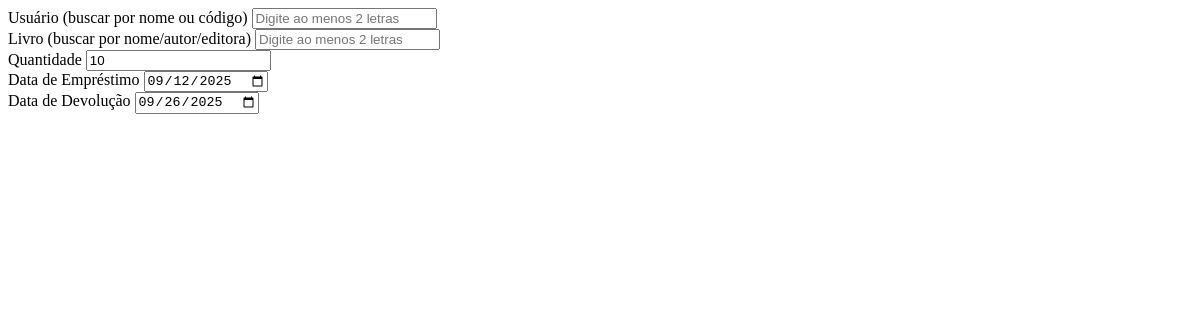
/emprestimos/form/1 (signed in), run on an earlier commit of the app's database.
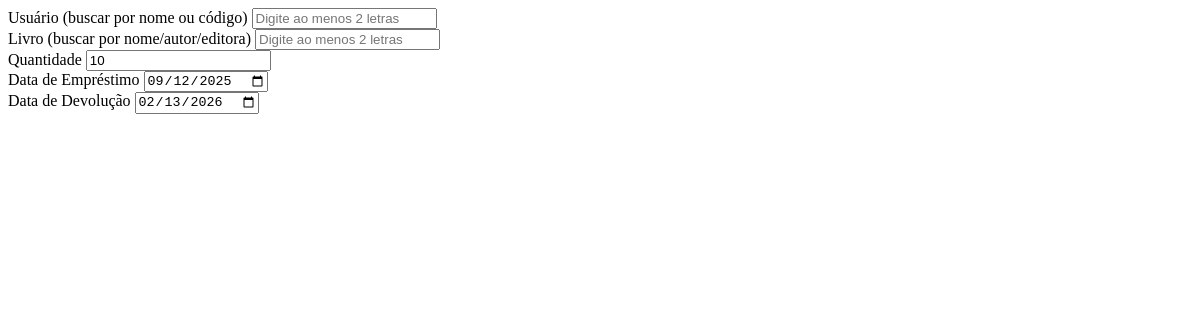
And on a later commit of the database.
### app/models.py (models this page shows, shortened)
class Loan(db.Model):
    __tablename__ = 'loans'
    loanId = db.Column(db.Integer, primary_key=True, autoincrement=True)
    amount = db.Column(db.Integer, nullable=False)
    loanDate = db.Column(db.Date, nullable=False)
    returnDate = db.Column(db.Date, nullable=False)
    userId = db.Column(db.Integer, db.ForeignKey('users.userId'), nullable=False) # Alterado para userId
    bookId = db.Column(db.Integer, db.ForeignKey('books.bookId'), nullable=False)
    creationDate = db.Column(db.Date, nullable=False, default=date.today)
    lastUpdate = db.Column(db.Date, nullable=False, default=date.today)
    createdBy = db.Column(db.Integer, db.ForeignKey('users.userId'), nullable=False)
    updatedBy = db.Column(db.Integer, db.ForeignKey('users.userId'), nullable=False)
    status = db.Column(Enum(StatusLoan), nullable=False)
    user = db.relationship('User', foreign_keys=[userId], backref=db.backref('loans', lazy='dynamic'))
    created_user = db.relationship('User', foreign_keys=[createdBy], backref=db.backref('loans_created', lazy='dynamic'))
    updated_user = db.relationship('User', foreign_keys=[updatedBy], backref=db.backref('loans_updated', lazy='dynamic'))
    book = db.relationship('Book', foreign_keys=[bookId], backref=db.backref('loans', lazy='dynamic'))

### app/routes.py (the view)
@bp.route('/emprestimos/form', defaults={'loan_id': None}, methods=['GET'])
@bp.route('/emprestimos/form/<int:loan_id>', methods=['GET'])
@login_required
def get_loan_form(loan_id):
    if loan_id:
        loan = Loan.query.get_or_404(loan_id)
        form = LoanForm(obj=loan)
    else:
        form = LoanForm()
    return render_template('_loan_form.html', form=form, loan_id=loan_id)

### app/forms.py
class LoanForm(FlaskForm):
    amount = IntegerField('Quantidade', default=1, validators=[
        DataRequired(), NumberRange(min=1)])
    loanDate = DateField(
        'Data de Empréstimo', default=datetime.today, format='%Y-%m-%d', validators=[DataRequired()])
    returnDate = DateField(
        'Data de Devolução',
        default=(datetime.today() + timedelta(days=7)), format='%Y-%m-%d', validators=[DataRequired()])
    userId = IntegerField('ID do Usuário', validators=[
        DataRequired(), NumberRange(min=1)])
    bookId = IntegerField('ID do Livro', validators=[
        DataRequired(), NumberRange(min=1)])
    submit = SubmitField('Cadastrar')

### app/templates/_loan_form.html (shortened to what this page needs)
<form id="loanModalForm" action="{{ url_for('main.novo_emprestimo') if not loan_id else url_for('main.editar_emprestimo', loan_id=loan_id) }}" method="POST">
    <div class="row">
        <div class="col-md-6 mb-3">
            <label class="form-label">Usuário (buscar por nome ou código)</label>
            <input type="text" id="userSearch" class="form-control" placeholder="Digite ao menos 2 letras" autocomplete="off">
        </div>
        <div class="col-md-6 mb-3">
            <label class="form-label">Livro (buscar por nome/autor/editora)</label>
            <input type="text" id="bookSearch" class="form-control" placeholder="Digite ao menos 2 letras" autocomplete="off">
        </div>
    </div>
    <div class="mb-3">
        {{ form.amount.label(class="form-label") }}
        {{ form.amount(class="form-control", type="number") }}
    </div>
    <div class="row">
        <div class="col-md-6 mb-3">
            {{ form.loanDate.label(class="form-label") }}
            {{ form.loanDate(class="form-control", type="date") }}
        </div>
        <div class="col-md-6 mb-3">
            {{ form.returnDate.label(class="form-label") }}
            {{ form.returnDate(class="form-control", type="date") }}
        </div>
    </div>
</form>

What changed in the data, as far as the page shows it:
changed Loan: returnDate "09/26/2025" → "02/13/2026"
